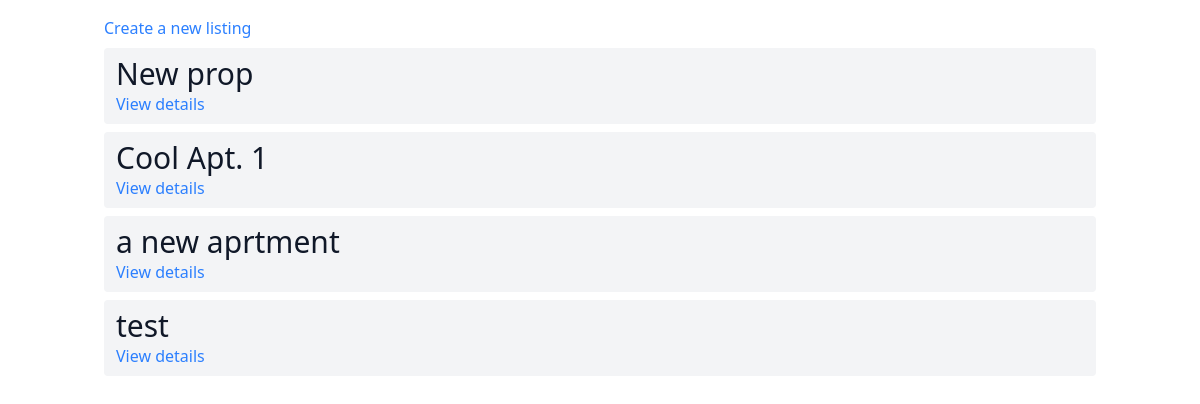
Before: / with the older database file.
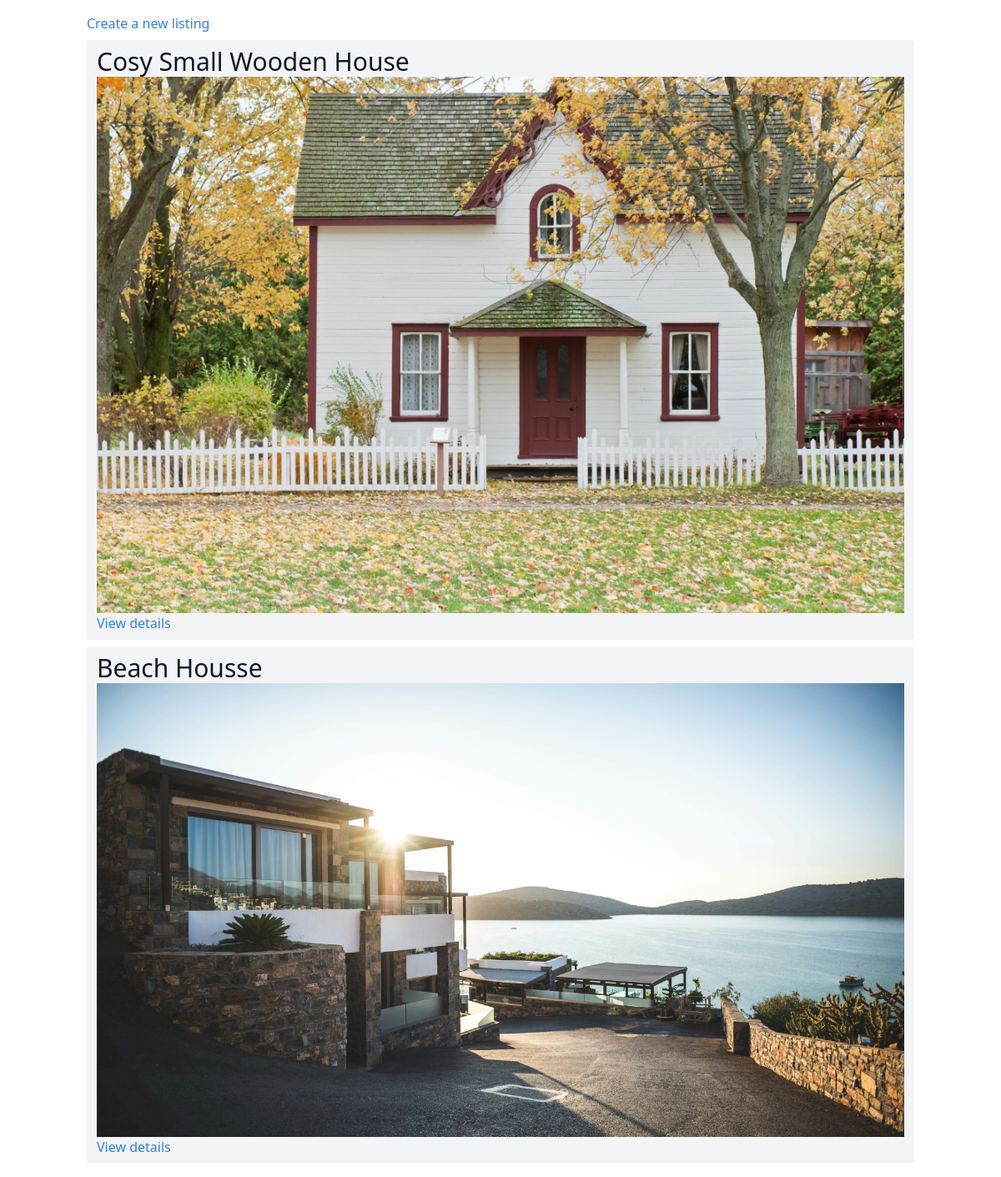
After: the same page with the newer database file.
### listings/models.py (models this page shows, shortened)
class Listing(models.Model):
    title = models.CharField(max_length=100)
    price = models.IntegerField()
    num_bedrooms = models.IntegerField()
    num_bathrooms = models.IntegerField()
    square_footage = models.IntegerField()
    address = models.CharField(max_length=100)
    image = models.ImageField()

### listings/views.py (the view)
# urls.py: path("", listing_list),
def listing_list(request):
    listings = Listing.objects.all()
    context = {
        "listings": listings
    }
    return render(request, "listings.html", context)

### templates/listings.html
{% extends 'base.html' %}
{% block content %}
<a href="/add-listing/" class="text-blue-500">
  Create a new listing
</a>
{% for listing in listings %}
<div class="mt-2 px-3 py-2 bg-gray-100 rounded-sm">
  <h3 class="text-3xl text-gray-900">{{ listing.title }}</h3>
  {% if listing.image %}
  <img src="{{ listing.image.url }}" alt="{{ listing.title }}" />
  {% endif %}
  <a href="/listings/{{ listing.id }}/" class="text-blue-500">
    View details
  </a>
</div>
{% endfor %}
{% endblock content %}

### templates/base.html (shortened to what this page needs)
<!DOCTYPE html>
<html lang="en">
<head>
  <script src="https://cdn.jsdelivr.net/npm/@tailwindcss/browser@4"></script>
</head>
<body>
  <div class="mx-auto max-w-5xl px-4 py-4">
    {% block content %}
    {% endblock content %}
  </div>
</body>
</html>

Changed rows visible on the page:
removed Listing: title "New prop"
removed Listing: title "Cool Apt. 1"
removed Listing: title "a new aprtment"
removed Listing: title "test"
added Listing: title "Cosy Small Wooden House", image (picture)
added Listing: title "Beach Housse", image (picture)
